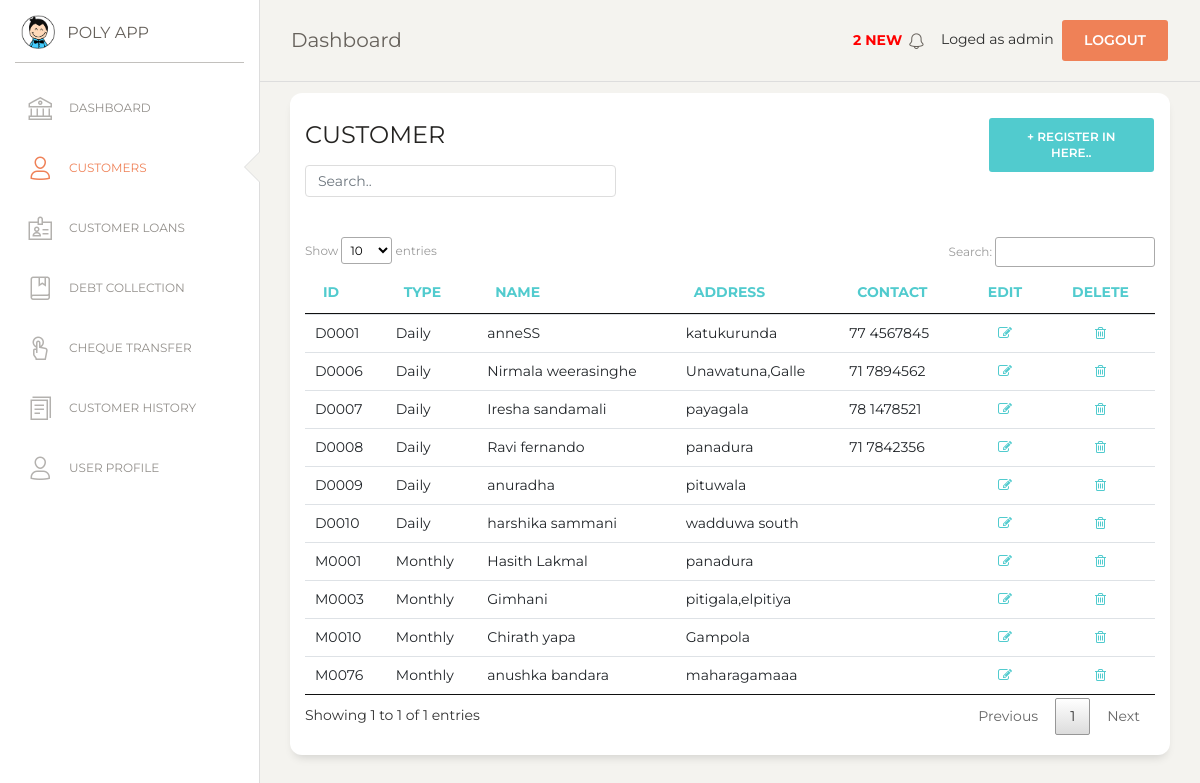
Page /customer.php (signed in) on the committed database.
### tables this page shows
CREATE TABLE `customer` (
  `cust_id` varchar(10) NOT NULL,
  `type` varchar(20) NOT NULL,
  `name` varchar(100) NOT NULL,
  `address` varchar(150) NOT NULL,
  `contact` varchar(15) NOT NULL
);

### customer.php (the view, shortened to what this page needs)
<?php
if (!isset($_SESSION['loged_user'])) {
    header('location: login.php');
}else {
$con = mysqli_connect(DB_HOSTNAME,DB_USERNAME,DB_PASSWORD);
mysqli_select_db($con,DB_NAME);
?>
<!DOCTYPE html>
<html lang="en">
<?php  include('./include/head.php');   ?>
<body class="">
  <div class="wrapper ">
    <?php include("include/sidebar.php"); ?>
    <div class="main-panel">
      <?php include('include/nav.php');  ?>
      <div class="content">
       <div class="row">
          <div class="col-md-12">
            <div class="card">
              <div class="row">
              <div class="col-md-9">
              <div class="card-header">
                <h4 class="card-title"> CUSTOMER</h4>
                <input class="form-control myInput" id="myInput" type="text" placeholder="Search..">
              </div>
              </div>
              <div class="col-md-3">
                <div class="card-header">
                    <button type="button" class="btn btn-primary add-btn" data-toggle="modal" data-target="#Form1">+ Register in here..
                    </button>
                </div>
              </div>
              </div>
              <div class="card-body">
              </div>
              <div class="card-body">
                <div class="table-responsive">
                  <table class="table" id="myTable">
                    <thead class="text-primary">
                      <th>                    ID</th>
                      <th>                    Type</th>
                      <th>                    Name</th>
                      <th>                    Address</th>
                      <th>                    Contact</th>
                      <th class="text-center"> Edit 				</th>
                      <th class="text-center"> Delete 			</th>
                    </thead>
                    <tbody>
                      <?php
                      $sql=mysqli_query($con,"SELECT * FROM customer");
                      $numRows = mysqli_num_rows($sql);
                      if($numRows > 0) {
                        while($row = mysqli_fetch_assoc($sql)) {
                          ?>
                          <tr>
                            <td> <?php echo $row['cust_id'] ?>     </td>
                            <td> <?php echo $row['type'] ?>        </td>
                            <td> <?php echo $row['name']?>         </td>
                            <td> <?php echo $row['address']  ?>    </td>
                            <td> <?php echo $row['contact']  ?>    </td>
                            <td class="text-center">
                             <a href="#" onclick="editView('<?php echo $row['cust_id']; ?>')" name="edit">
                              <i class="fa fa-pencil-square-o" aria-hidden="true"></i></a>
                            </td>
                            <td class="text-center">
                              <a href="#" onclick="confirmation('event','<?php echo $row['cust_id']; ?>')" name="delete">
                              <i class="fa fa-trash-o" aria-hidden="true"></i></a>
                            </td>
                          </tr>
                    </tbody>
                           <?php
                        }
                      }
                    ?>
                    </table>
                </div>
              </div>
            </div>
          </div>
        </div>
      </div>
      </div>
       <?php include('include/footer.php');  ?>
    </div>
</body>
</html>
<?php
}
?>

### assets/demo/demo.css (style rules this page uses)
.add-btn { float: right !important; }
.myInput { width: 50% !important; }

### rows in the picture
customer: cust_id "D0001", type "Daily", name "anneSS", address "katukurunda", contact "77 4567845"
customer: cust_id "D0006", type "Daily", name "Nirmala weerasinghe", address "Unawatuna,Galle", contact "71 7894562"
customer: cust_id "D0007", type "Daily", name "Iresha sandamali", address "payagala", contact "78 1478521"
customer: cust_id "D0008", type "Daily", name "Ravi fernando", address "panadura", contact "71 7842356"
customer: cust_id "D0009", type "Daily", name "anuradha", address "pituwala"
customer: cust_id "D0010", type "Daily", name "harshika sammani", address "wadduwa south"
customer: cust_id "M0001", type "Monthly", name "Hasith Lakmal", address "panadura"
customer: cust_id "M0003", type "Monthly", name "Gimhani", address "pitigala,elpitiya"
customer: cust_id "M0010", type "Monthly", name "Chirath yapa", address "Gampola"
customer: cust_id "M0076", type "Monthly", name "anushka bandara", address "maharagamaaa"

### other values in the picture
$numRows "2"
$_SESSION['loged_user'] "admin"
